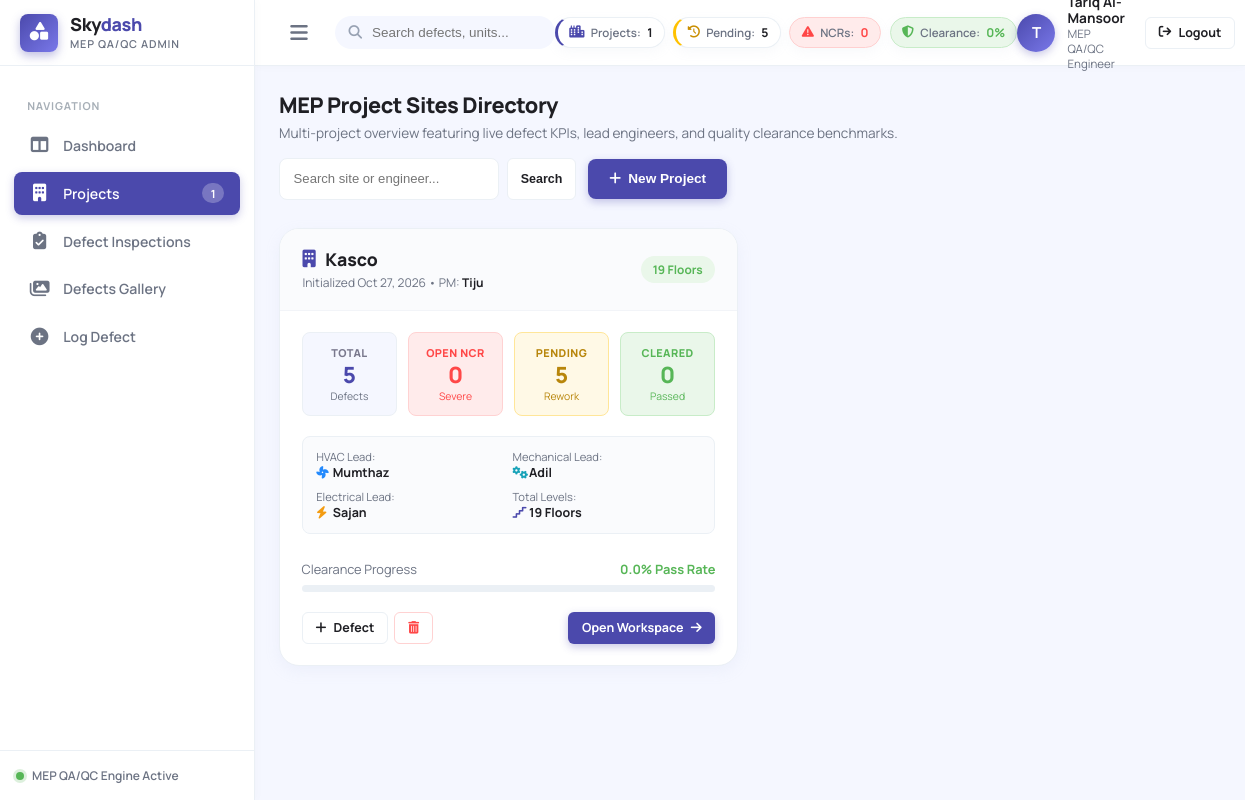
Page /projects/ (signed in) on the committed database.
### qaqc/models.py (models this page shows, shortened)
class Project(models.Model):
    name = models.CharField(max_length=200, help_text="Project title or site code (e.g., Burj Crown Tower B)")
    date_created = models.DateTimeField(default=timezone.now, help_text="Date when project was initialized")
    pm_name = models.CharField(max_length=150, verbose_name="Project Manager Name")
    mechanical_lead = models.CharField(max_length=150, verbose_name="Mechanical Lead Engineer")
    electrical_lead = models.CharField(max_length=150, verbose_name="Electrical Lead Engineer")
    hvac_lead = models.CharField(max_length=150, verbose_name="HVAC Lead Engineer")
    total_floors = models.PositiveIntegerField(default=1, help_text="Total number of floors/levels in the project")
    class Meta:
        ordering = ['-date_created']
        verbose_name = 'Project'
        verbose_name_plural = 'Projects'
    @property
    def total_inspections(self):
        return self.inspections.count()
    @property
    def pending_count(self):
        return self.inspections.filter(status='Pending Clearance').count()
    @property
    def clearance_count(self):
        return self.inspections.filter(status='Given Clearance').count()
    @property
    def open_ncr_count(self):
        return self.inspections.filter(status='Open NCR').count()
    @property
    def clearance_rate(self):
        total = self.total_inspections
        if total == 0:
            return 100
        return round((self.clearance_count / total) * 100, 1)

### qaqc/views.py (the view, shortened to what this page needs)
# urls.py: path('projects/', views.projects_list_view, name='projects_list'),
@login_required
def projects_list_view(request):
    query = request.GET.get('q', '').strip()
    projects = Project.objects.prefetch_related('inspections').order_by('-date_created')
    if request.method == 'POST':
        form = ProjectForm(request.POST)
        if form.is_valid():
            new_proj = form.save()
            messages.success(request, f"Project '{new_proj.name}' initialized successfully with {new_proj.total_floors} floors.")
            return redirect('projects_list')
        else:
            messages.error(request, "Failed to create project. Please verify the form inputs.")
    else:
        form = ProjectForm()
    context = {
        'page_title': 'Projects Directory',
        'projects': projects,
        'form': form,
        'query': query,
        'metrics': get_global_metrics(request.user),
    }
    return render(request, 'qaqc/projects_list.html', context)

### templates/qaqc/projects_list.html (shortened to what this page needs)
{% extends 'qaqc/base.html' %}
{% block content %}
<div style="display: flex; justify-content: space-between; align-items: center; margin-bottom: 1.75rem; flex-wrap: wrap; gap: 1rem;">
  <div>
    <h2 style="font-size: 1.35rem; font-weight: 800; color: var(--text-dark); margin: 0; letter-spacing: -0.02em;">
      MEP Project Sites Directory
    </h2>
    <p style="font-size: 0.85rem; color: var(--text-body); margin: 0.3rem 0 0 0;">
      Multi-project overview featuring live defect KPIs, lead engineers, and quality clearance benchmarks.
    </p>
  </div>
  <div style="display: flex; gap: 0.75rem; align-items: center; flex-wrap: wrap;">
    <form method="get" action="{% url 'projects_list' %}" style="display: flex; gap: 0.5rem;">
      <input type="text" name="q" value="{{ query }}" class="form-control" placeholder="Search site or engineer..." style="width: 220px; padding: 0.5rem 0.85rem; font-size: 0.82rem;">
      <button type="submit" class="btn-skydash btn-skydash-outline btn-skydash-sm">Search</button>
    </form>
    <button type="button" class="btn-skydash btn-skydash-primary" onclick="openModal('createProjectModal')">
      <i class="fa-solid fa-plus"></i>
      <span>New Project</span>
    </button>
  </div>
</div>
<div style="display: grid; grid-template-columns: repeat(auto-fill, minmax(380px, 1fr)); gap: 1.5rem;">
  {% for p in projects %}
  <div class="skydash-card" style="margin-bottom: 0; display: flex; flex-direction: column;">
    <div class="skydash-card-header" style="background: #FAFBFD; padding: 1.15rem 1.4rem;">
      <div>
        <h3 class="skydash-card-title" style="font-size: 1.1rem;">
          <i class="fa-solid fa-building" style="color: var(--skydash-primary);"></i>
          <span>{{ p.name }}</span>
        </h3>
        <span style="font-size: 0.75rem; color: var(--text-body); margin-top: 3px; display: block;">
          Initialized {{ p.date_created|date:"M d, Y" }} &bull; PM: <strong style="color: var(--text-dark);">{{ p.pm_name }}</strong>
        </span>
      </div>
      <span class="badge-status badge-cleared" style="font-size: 0.74rem;">
        {{ p.total_floors }} Floors
      </span>
    </div>
    <div class="skydash-card-body" style="padding: 1.35rem; display: flex; flex-direction: column; flex-grow: 1;">
      <div style="display: grid; grid-template-columns: repeat(4, 1fr); gap: 0.65rem; margin-bottom: 1.25rem;">
        <a href="{% url 'project_detail' p.id %}?tab=daily" style="text-decoration: none; background: #F5F7FF; border: 1px solid #EBF0F5; border-radius: var(--radius-sm); padding: 0.75rem 0.5rem; text-align: center; transition: all 0.2s ease;">
          <div style="font-size: 0.68rem; font-weight: 800; text-transform: uppercase; color: #79788D; letter-spacing: 0.04em;">Total</div>
          <div style="font-size: 1.4rem; font-weight: 800; color: var(--skydash-primary); line-height: 1.2; margin-top: 2px;">{{ p.total_inspections }}</div>
          <div style="font-size: 0.65rem; color: var(--text-body);">Defects</div>
        </a>
        <a href="{% url 'project_detail' p.id %}?tab=ncr" style="text-decoration: none; background: var(--skydash-danger-light); border: 1px solid #ffd2d2; border-radius: var(--radius-sm); padding: 0.75rem 0.5rem; text-align: center; transition: all 0.2s ease;">
          <div style="font-size: 0.68rem; font-weight: 800; text-transform: uppercase; color: var(--skydash-danger); letter-spacing: 0.04em;">Open NCR</div>
          <div style="font-size: 1.4rem; font-weight: 800; color: var(--skydash-danger); line-height: 1.2; margin-top: 2px;">{{ p.open_ncr_count }}</div>
          <div style="font-size: 0.65rem; color: var(--skydash-danger);">Severe</div>
        </a>
        <a href="{% url 'project_detail' p.id %}?tab=pending" style="text-decoration: none; background: var(--skydash-warning-light); border: 1px solid #ffe699; border-radius: var(--radius-sm); padding: 0.75rem 0.5rem; text-align: center; transition: all 0.2s ease;">
          <div style="font-size: 0.68rem; font-weight: 800; text-transform: uppercase; color: #b8860b; letter-spacing: 0.04em;">Pending</div>
          <div style="font-size: 1.4rem; font-weight: 800; color: #b8860b; line-height: 1.2; margin-top: 2px;">{{ p.pending_count }}</div>
          <div style="font-size: 0.65rem; color: #b8860b;">Rework</div>
        </a>
        <a href="{% url 'project_detail' p.id %}?tab=cleared" style="text-decoration: none; background: var(--skydash-success-light); border: 1px solid #c8ecc8; border-radius: var(--radius-sm); padding: 0.75rem 0.5rem; text-align: center; transition: all 0.2s ease;">
          <div style="font-size: 0.68rem; font-weight: 800; text-transform: uppercase; color: var(--skydash-success); letter-spacing: 0.04em;">Cleared</div>
          <div style="font-size: 1.4rem; font-weight: 800; color: var(--skydash-success); line-height: 1.2; margin-top: 2px;">{{ p.clearance_count }}</div>
          <div style="font-size: 0.65rem; color: var(--skydash-success);">Passed</div>
        </a>
      </div>
      <div style="background: #FAFBFD; border: 1px solid var(--border-light); border-radius: var(--radius-sm); padding: 0.75rem 0.85rem; margin-bottom: 1.15rem; font-size: 0.78rem;">
        <div style="display: grid; grid-template-columns: 1fr 1fr; gap: 0.5rem;">
          <div>
            <span style="color: var(--text-body); font-size: 0.7rem; display: block;">HVAC Lead:</span>
            <strong style="color: var(--text-dark);"><i class="fa-solid fa-fan" style="color: var(--dept-hvac); width: 14px;"></i> {{ p.hvac_lead }}</strong>
          </div>
          <div>
            <span style="color: var(--text-body); font-size: 0.7rem; display: block;">Mechanical Lead:</span>
            <strong style="color: var(--text-dark);"><i class="fa-solid fa-gears" style="color: var(--dept-plumbing); width: 14px;"></i> {{ p.mechanical_lead }}</strong>
          </div>
          <div>
            <span style="color: var(--text-body); font-size: 0.7rem; display: block;">Electrical Lead:</span>
            <strong style="color: var(--text-dark);"><i class="fa-solid fa-bolt" style="color: var(--dept-electrical); width: 14px;"></i> {{ p.electrical_lead }}</strong>
          </div>
          <div>
            <span style="color: var(--text-body); font-size: 0.7rem; display: block;">Total Levels:</span>
            <strong style="color: var(--text-dark);"><i class="fa-solid fa-stairs" style="color: var(--skydash-primary); width: 14px;"></i> {{ p.total_floors }} Floors</strong>
          </div>
        </div>
      </div>
      <div style="margin-top: auto; padding-top: 0.5rem;">
        <div style="display: flex; justify-content: space-between; align-items: center; margin-bottom: 0.4rem; font-size: 0.8rem;">
          <span style="color: var(--text-body);">Clearance Progress</span>
          <strong style="color: var(--skydash-success);">{{ p.clearance_rate }}% Pass Rate</strong>
        </div>
        <div class="skydash-progress" style="height: 7px; margin-bottom: 1.25rem;">
        </div>
        <div style="display: flex; justify-content: space-between; align-items: center; gap: 0.5rem;">
          <div style="display: flex; gap: 0.4rem;">
            <a href="{% url 'inspection_create' %}?project={{ p.id }}" class="btn-skydash btn-skydash-outline btn-skydash-sm" title="Log Defect Inspection">
              <i class="fa-solid fa-plus"></i> Defect
            </a>
            <button type="button" class="btn-skydash btn-skydash-outline btn-skydash-sm" style="color: var(--skydash-danger); border-color: #ffd2d2;" onclick="openDeleteSiteModal('{{ p.id }}', '{{ p.name|escapejs }}', {{ p.total_floors }}, {{ p.total_inspections }})" title="Delete Project Site">
              <i class="fa-solid fa-trash-can"></i>
            </button>
          </div>
          <a href="{% url 'project_detail' p.id %}" class="btn-skydash btn-skydash-primary btn-skydash-sm">
            <span>Open Workspace</span>
            <i class="fa-solid fa-arrow-right"></i>
          </a>
        </div>
      </div>
    </div>
  </div>
  {% endfor %}
</div>
{% endblock %}

### templates/qaqc/base.html (shortened to what this page needs)
{% load static %}
<!DOCTYPE html>
<html lang="en">
<head>
  <link rel="stylesheet" href="https://cdnjs.cloudflare.com/ajax/libs/font-awesome/6.5.1/css/all.min.css">
  <link rel="stylesheet" href="{% static 'css/qaqc-admin.css' %}">
</head>
<body>
  <div class="app-wrapper">
    <aside class="app-sidebar" id="appSidebar">
      <div class="sidebar-header">
        <a href="{% url 'dashboard' %}" class="brand-logo">
          <div class="brand-icon-box">
            <i class="fa-solid fa-shapes"></i>
          </div>
          <div class="brand-title-wrap">
            <span class="brand-title">Sky<span>dash</span></span>
            <span class="brand-subtitle">MEP QA/QC Admin</span>
          </div>
        </a>
      </div>
      <nav class="sidebar-nav">
        <div class="nav-section-title">Navigation</div>
        <a href="{% url 'dashboard' %}" class="nav-item-link {% if request.resolver_match.url_name == 'dashboard' %}active{% endif %}">
          <i class="fa-solid fa-table-columns"></i>
          <span class="nav-label">Dashboard</span>
        </a>
        <a href="{% url 'projects_list' %}" class="nav-item-link {% if 'projects' in request.resolver_match.url_name %}active{% endif %}">
          <i class="fa-solid fa-building"></i>
          <span class="nav-label">Projects</span>
          {% if metrics.total_projects %}
          <span class="nav-badge">{{ metrics.total_projects }}</span>
          {% endif %}
        </a>
        <a href="{% url 'inspections_list' %}" class="nav-item-link {% if 'inspections' in request.resolver_match.url_name and request.resolver_match.url_name != 'inspection_create' %}active{% endif %}">
          <i class="fa-solid fa-clipboard-check"></i>
          <span class="nav-label">Defect Inspections</span>
        </a>
        <a href="{% url 'defects_gallery' %}" class="nav-item-link {% if request.resolver_match.url_name == 'defects_gallery' %}active{% endif %}">
          <i class="fa-solid fa-images"></i>
          <span class="nav-label">Defects Gallery</span>
        </a>
        <a href="{% url 'inspection_create' %}" class="nav-item-link {% if request.resolver_match.url_name == 'inspection_create' %}active{% endif %}">
          <i class="fa-solid fa-circle-plus"></i>
          <span class="nav-label">Log Defect</span>
        </a>
      </nav>
      <div class="sidebar-footer">
        <div class="system-status-indicator">
          <div class="status-pulse-dot"></div>
          <span class="nav-label">MEP QA/QC Engine Active</span>
        </div>
      </div>
    </aside>
    <main class="app-main">
      <header class="app-header">
        <div class="header-left">
          <button type="button" class="sidebar-toggle-btn" id="sidebarToggleBtn" title="Toggle Navigation Sidebar">
            <i class="fa-solid fa-bars"></i>
          </button>
          <div class="header-search-box">
            <i class="fa-solid fa-magnifying-glass"></i>
            <form method="get" action="{% url 'inspections_list' %}">
              <input type="text" name="q" placeholder="Search defects, units..." value="{{ search_query|default:'' }}">
            </form>
          </div>
        </div>
        <div class="header-metrics-strip">
          <div class="metric-badge-item badge-projects" title="Total Active Projects">
            <i class="fa-solid fa-city" style="color: var(--skydash-primary);"></i>
            <span class="metric-label">Projects:</span>
            <span>{{ metrics.total_projects|default:"0" }}</span>
          </div>
          <div class="metric-badge-item badge-pending" title="Pending Contractor Clearance">
            <i class="fa-solid fa-clock-rotate-left" style="color: #c98e00;"></i>
            <span class="metric-label">Pending:</span>
            <span>{{ metrics.pending_clearance|default:"0" }}</span>
          </div>
          <div class="metric-badge-item badge-ncr" title="Open Non-Conformance Reports">
            <i class="fa-solid fa-triangle-exclamation"></i>
            <span class="metric-label">NCRs:</span>
            <span>{{ metrics.open_ncrs|default:"0" }}</span>
          </div>
          <div class="metric-badge-item badge-cleared" title="Overall Clearance Pass Rate">
            <i class="fa-solid fa-shield-halved"></i>
            <span class="metric-label">Clearance:</span>
            <span>{{ metrics.clearance_rate|default:"0" }}%</span>
          </div>
        </div>
        <div class="header-right">
          {% if user.is_authenticated %}
          <div class="user-profile-widget">
            <div class="user-avatar-skydash">
              {{ user.first_name|default:user.username|slice:":1"|upper }}
            </div>
            <div class="user-details">
              <span class="user-fullname">{{ user.get_full_name|default:user.username }}</span>
              <span class="user-engineering-role">MEP QA/QC Engineer</span>
            </div>
            <a href="{% url 'logout' %}" class="btn-skydash btn-skydash-outline btn-skydash-sm" style="margin-left: 0.5rem;" title="Sign Out">
              <i class="fa-solid fa-arrow-right-from-bracket"></i>
              <span>Logout</span>
            </a>
          </div>
          {% else %}
          <a href="{% url 'login' %}" class="btn-skydash btn-skydash-primary btn-skydash-sm">Sign In</a>
          {% endif %}
        </div>
      </header>
      <div class="app-content">
        {% block content %}{% endblock %}
      </div>
    </main>
  </div>
</body>
</html>

### rows in the picture
Project: name "Kasco", date_created "Oct 27, 2026", pm_name "Tiju", total_floors "19", total_inspections "5", open_ncr_count "0", pending_count "5", clearance_count "0", hvac_lead "Mumthaz", mechanical_lead "Adil", electrical_lead "Sajan", clearance_rate "0.0"

### other values in the picture
{{ metrics.total_projects }} "1"
{{ metrics.total_projects|default:"0" }} "1"
{{ metrics.pending_clearance|default:"0" }} "5"
{{ metrics.open_ncrs|default:"0" }} "0"
{{ metrics.clearance_rate|default:"0" }} "0"
{{ user.first_name|default:user.username|slice:":1"|upper }} "T"
